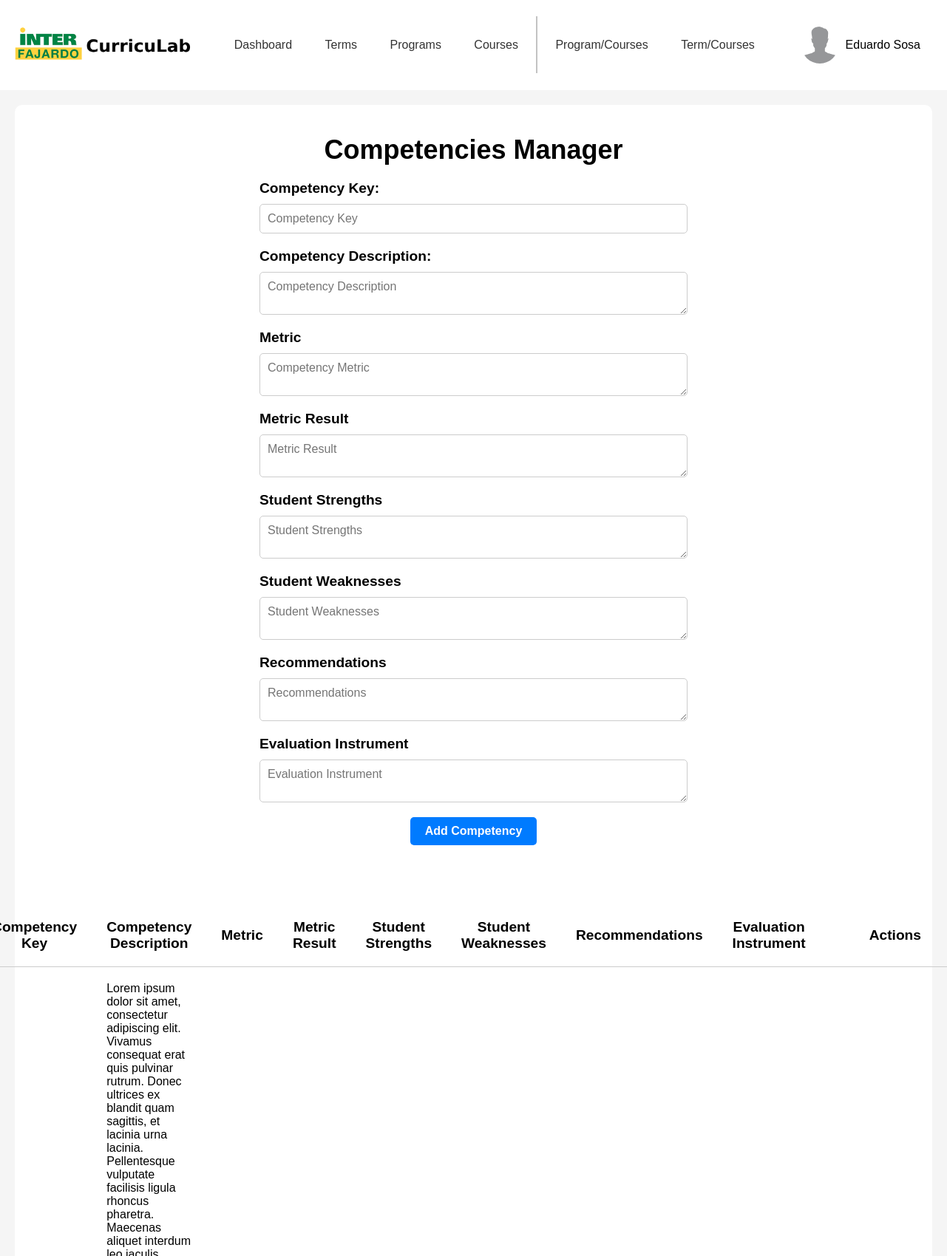
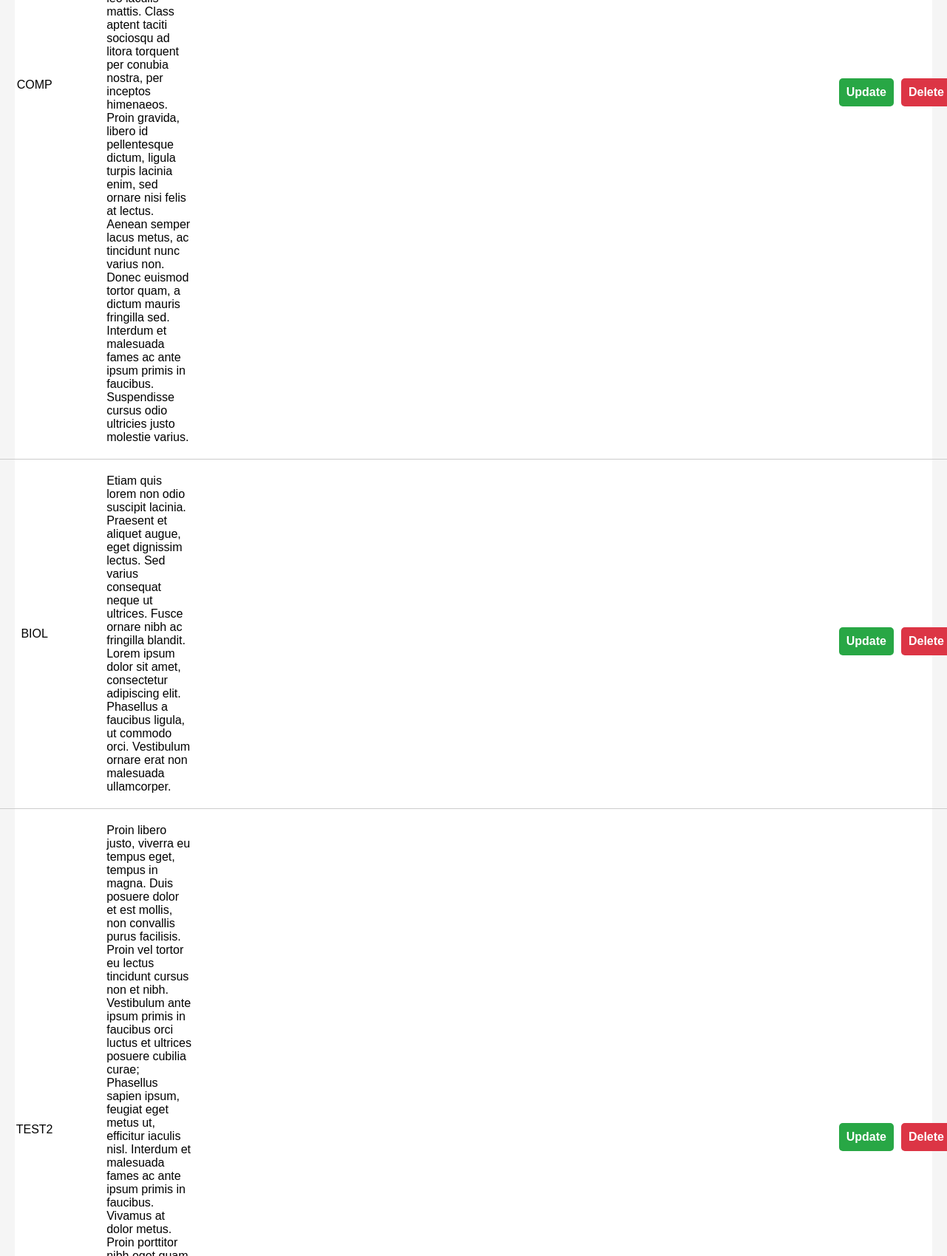
/templates/adminPages/adminCompetency.php (signed in, upper part), run on the app's committed database (2 pictures, top to bottom).
### tables this page shows
CREATE TABLE "competency" (
	"CompetencyID"	INTEGER NOT NULL UNIQUE,
	"CompetencyKey"	TEXT UNIQUE,
	"CompetencyDesc"	TEXT,
	"CompetencyMetric"	TEXT,
	"MetricResult"	TEXT,
	"StudentStrengths"	TEXT,
	"StudentWeaknesses"	TEXT,
	"Recommendations"	TEXT,
	"EvaluationInstrument"	TEXT,
	PRIMARY KEY("CompetencyID" AUTOINCREMENT)
);

### templates/adminPages/adminCompetency.php (the view, shortened to what this page needs)
<?php
$config = require_once '../../backend/php/config.php';
if (!isset($_SESSION['email'])) {
    header('Location: ../index.php');
    exit;
} elseif ($_SESSION['accountType'] !== 'Admin' && $_SESSION['accountType'] !== 'Root' && $_SESSION['accountType'] !== 'Staff') {
    header('Location: ../staffPages/profPage.php');
    exit;
} else {
    if ($config['db']['type'] === 'sqlite') {
        $db = new SQLite3($config['db']['sqlite']['path']);
    } elseif ($config['db']['type'] === 'mysql') {
        $dsn = "mysql:host={$config['db']['mysql']['host']};dbname={$config['db']['mysql']['dbname']}";
        $db = new PDO($dsn, $config['db']['mysql']['username'], $config['db']['mysql']['password']);
    }
    $stmt = $db->prepare('SELECT * FROM competency');
    $result = $stmt->execute();
    $competencies = $result->fetchArray(SQLITE3_ASSOC);
    $competencies = [];
    if (isset($_POST['sort'])) {
        $competencies = sortTable();
    } else {
        $stmt = $db->prepare('SELECT * FROM competency');
        $result = $stmt->execute();
        $competencies = fetchAllRows($result);
    }
}
function fetchAllRows($result) {
    $rows = [];
    while ($row = $result->fetchArray(SQLITE3_ASSOC)) {
        $rows[] = $row;
    }
    return $rows;
}
?>
<!DOCTYPE html>
<html lang="en">
<head>
    <link rel="stylesheet" href="../../static/css/headerFooter.css">
    <link rel="stylesheet" href="../../static/css/adminCompetency.css">
</head>
<body>
    <div id="headerNav">
        <div class="logo">
            <a href="adminDashboard.php">
                <img src="../../static/img/inter-logo-full.png" alt="Inter CurricuLab">
            </a>
        </div>
        <nav>
            <a href="adminDashboard.php">Dashboard</a>
            <a href="adminTerms.php">Terms</a>
            <a href="adminPrograms.php">Programs</a>
            <div class="dropdown">
                <a href="adminCourses.php">Courses</a>
            </div>
            <a class="navDivider"></a>
            <a href="adminProgramCourses.php">Program/Courses</a>
            <a href="adminTermCourses.php" class="active">Term/Courses</a>
        </nav>
        <div class="userBox">
            <button onclick="myFunction()" class="userDropdownButton">
                <img src="../../static/img/userProfile.jpg" alt="User" >
                <?php
                echo $_SESSION['firstName'] . ' ' . $_SESSION['lastName'];
                ?>
            </button>
        </div>
    </div>
    <div id="container">
        <div class="container-upperBox">
            <div class="competenciesForm">
                <div class="header">
                    <h2>Competencies Manager</h2>
                </div>
                <div class="form-container">
                    <form method="POST">
                        <div class="inputBox">
                            <label for="competencyKey">Competency Key:</label>
                            <input type="text" name="competencyKey" id="competencyKey" placeholder="Competency Key" required>
                        </div>
                        <div class="inputBox">
                            <label for="competencyDesc">Competency Description:</label>
                            <textarea name="competencyDesc" id="competencyDesc" placeholder="Competency Description" required></textarea>
                        </div>
                        <div class="inputBox">
                            <label for="competencyMetric">Metric</label>
                            <textarea name="competencyMetric" id="competencyMetric" placeholder="Competency Metric" required></textarea>
                        </div>
                        <div class="inputBox">
                            <label for="metricResult">Metric Result</label>
                            <textarea name="metricResult" id="metricResult" placeholder="Metric Result" required></textarea>
                        </div>
                        <div class="inputBox">
                            <label for="studentStrengths">Student Strengths</label>
                            <textarea name="studentStrengths" id="studentStrengths" placeholder="Student Strengths" required></textarea>
                        </div>
                        <div class="inputBox">
                            <label for="studentWeaknesses">Student Weaknesses</label>
                            <textarea name="studentWeaknesses" id="studentWeaknesses" placeholder="Student Weaknesses" required></textarea>
                        </div>
                        <div class="inputBox">
                            <label for="recommendations">Recommendations</label>
                            <textarea name="recommendations" id="recommendations" placeholder="Recommendations" required></textarea>
                        </div>
                        <div class="inputBox">
                            <label for="evaluationInstrument">Evaluation Instrument</label>
                            <textarea name="evaluationInstrument" id="evaluationInstrument" placeholder="Evaluation Instrument" required></textarea>
                        </div>
                        <div class="inputBox">
                            <button type="submit">Add Competency</button>
                        </div>
                    </form>
                </div>
            </div>
            <div class="competenciesTable">
                <table>
                    <tr>
                        <th>
                            <form method="POST">
                                <button type="submit" name="sort" value="CompetencyKey">Competency Key</button>
                            </form>
                        </th>
                        <th>
                            <form method="POST">
                                <button type="submit" name="sort" value="CompetencyDesc">Competency Description</button>
                            </form>
                        </th>
                        <th>
                            <form method="POST">
                                <button type="submit" name="sort" value="CompetencyMetric">Metric</button>
                            </form>
                        </th>
                        <th>
                            <form method="POST">
                                <button type="submit" name="sort" value="MetricResult">Metric Result</button>
                            </form>
                        </th>
                        <th>
                            <form method="POST">
                                <button type="submit" name="sort" value="StudentStrengths">Student Strengths</button>
                            </form>
                        </th>
                        <th>
                            <form method="POST">
                                <button type="submit" name="sort" value="StudentWeaknesses">Student Weaknesses</button>
                            </form>
                        </th>
                        <th>
                            <form method="POST">
                                <button type="submit" name="sort" value="Recommendations">Recommendations</button>
                            </form>
                        </th>
                        <th>
                            <form method="POST">
                                <button type="submit" name="sort" value="EvaluationInstrument">Evaluation Instrument</button>
                            </form>
                        </th>
                        <th>Actions</th>
                    </tr>
                    <?php
                    foreach ($competencies as $row) {
                        echo '<tr>';
                        echo '<td>' . htmlspecialchars($row['CompetencyKey'] ?? '') . '</td>';
                        echo '<td style="text-align: left;">' . htmlspecialchars($row['CompetencyDesc'] ?? '') . '</td>';
                        echo '<td style="text-align: left;">' . htmlspecialchars($row['CompetencyMetric'] ?? '') . '</td>';
                        echo '<td style="text-align: left;">' . htmlspecialchars($row['MetricResult'] ?? '') . '</td>';
                        echo '<td style="text-align: left;">' . htmlspecialchars($row['StudentStrengths'] ?? '') . '</td>';
                        echo '<td style="text-align: left;">' . htmlspecialchars($row['StudentWeaknesses'] ?? '') . '</td>';
                        echo '<td style="text-align: left;">' . htmlspecialchars($row['Recommendations'] ?? '') . '</td>';
                        echo '<td style="text-align: left;">' . htmlspecialchars($row['EvaluationInstrument'] ?? '') . '</td>';
                        echo '<td>';
                        ?>
                        <div class="actionButtons">
                            <button class="updateButton">Update</button>
                            <form method="POST">
                                <button class="deleteButton" type="submit">Delete</button>
                            </form>
                        </div>
                        <?php
                        echo '</td>';
                        echo '</tr>';
                    }
                    ?>
                </table>
            </div>
        </div>
    </div>
</body>
</html>

### static/css/headerFooter.css (style rules this page uses)
* { margin: 0; padding: 0; box-sizing: border-box; font-family: 'Poppins', sans-serif; }
body { display: flex; flex-direction: column; min-height: 100vh; }
#headerNav { display: flex; justify-content: space-between; align-items: center; }
.logo { margin: 20px; }
.logo img { width: 250px; }
nav a:not(.navDivider) { padding: 20px; text-decoration: none; color: #333; border-radius: 5px; }
.navDivider { margin-right: 4px; border-right: 2px solid #c3c3c3; padding: 30px 0; }
.userBox { margin: 20px; }
.userDropdownButton { padding: 16px; font-size: 16px; border: none; cursor: pointer; background-color: transparent; border-radius: 5px; }
.userBox { position: relative; display: inline-block; }
.userBox img { width: 50px; height: 50px; border-radius: 50%; margin-right: 10px; }
.userDropdownButton img { pointer-events: none; }
.userBox button { display: flex; align-items: center; justify-content: center; }
.dropdown { position: relative; display: inline-block; }

### static/css/adminCompetency.css (style rules this page uses)
#container { display: flex; flex-direction: column; background-color: #f5f5f5; flex-grow: 1; }
.container-upperBox { display: flex; flex-direction: column; align-items: center; background-color: white; margin: 20px; padding: 20px; border-radius: 10px; flex-grow: 1; }
.competenciesForm { display: flex; flex-direction: column; align-items: center; width: 100%; margin: 20px 0; }
.competenciesForm .header { font-size: 1.5em; font-weight: bold; margin-bottom: 20px; }
.competenciesForm .inputBox:not(:last-child) { display: flex; flex-direction: column; width: 100%; margin-bottom: 20px; }
.competenciesForm .inputBox:last-child { display: flex; justify-content: center; align-items: center; width: 100%; margin-bottom: 20px; }
.competenciesForm .inputBox label { font-size: 1.2em; font-weight: bold; margin-bottom: 10px; }
.competenciesForm .inputBox input, .competenciesForm .inputBox textarea { width: 100%; padding: 10px; margin-right: 350px; font-size: 1em; border-radius: 5px; border: 1px solid #ccc; }
.competenciesForm .inputBox button { padding: 10px 20px; font-size: 1em; font-weight: bold; color: white; background-color: #007bff; border: none; border-radius: 5px; cursor: pointer; }
.competenciesTable { display: flex; flex-direction: column; align-items: center; background-color: white; margin: 20px; padding: 20px; border-radius: 10px; flex-grow: 1; width: 100%; }
.competenciesTable table { width: 100%; border-collapse: collapse; }
.competenciesTable table th { padding: 20px; text-align: center; border-bottom: 1px solid #ccc; font-size: 1.2em; }
.competenciesTable table th button { font-size: 1em; font-weight: bold; background-color: transparent; border: none; border-radius: 5px; cursor: pointer; }
.competenciesTable table td { padding: 20px; border-bottom: 1px solid #ccc; text-align: center; }
.actionButtons { display: flex; justify-content: center; align-items: center; width: 100%; margin-top: 20px; }
.updateButton { padding: 10px 10px; margin: 0 5px; font-size: 1em; font-weight: bold; color: white; background-color: #28a745; border: none; border-radius: 5px; cursor: pointer; }
.deleteButton { padding: 10px 10px; margin: 0 5px; font-size: 1em; font-weight: bold; color: white; background-color: #dc3545; border: none; border-radius: 5px; cursor: pointer; }
.competenciesForm .inputBox textarea, .competenciesFormUpdate .inputBox textarea { width: 100%; padding: 10px; margin-right: 350px; font-size: 1em; border-radius: 5px; border: 1px solid #ccc; resize: vertical; }

### data on the page
competency: CompetencyKey "COMP", CompetencyDesc "Lorem ipsum dolor sit amet, consectetur adipiscing elit. Vivamus consequat erat quis pulvinar rutrum. Donec ultrices ex blandit quam sagittis, et lacinia urna lacinia. Pellentesque vulputate facilisis ligula rhoncus pharetra. Maecenas aliquet interdum leo iaculis mattis. Class aptent taciti sociosqu ad litora torquent per conubia nostra, per inceptos himenaeos. Proin gravida, libero id pellentesque dictum, ligula turpis lacinia enim, sed ornare nisi felis at lectus. Aenean semper lacus metus, ac tincidunt nunc varius non. Donec euismod tortor quam, a dictum mauris fringilla sed. Interdum et malesuada fames ac ante ipsum primis in faucibus. Suspendisse cursus odio ultricies justo molestie…"
competency: CompetencyKey "BIOL", CompetencyDesc "Etiam quis lorem non odio suscipit lacinia. Praesent et aliquet augue, eget dignissim lectus. Sed varius consequat neque ut ultrices. Fusce ornare nibh ac fringilla blandit. Lorem ipsum dolor sit amet, consectetur adipiscing elit. Phasellus a faucibus ligula, ut commodo orci. Vestibulum ornare erat non malesuada ullamcorper."
competency: CompetencyKey "TEST2"

### other printed values
$_SESSION['firstName'] "Eduardo"
$_SESSION['lastName'] "Sosa"
